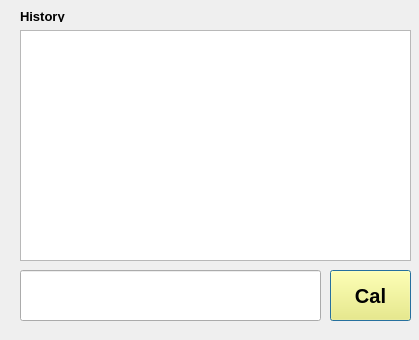
<?xml version="1.0" encoding="UTF-8"?>
<ui version="4.0">
 <class>Dialog</class>
 <widget class="QDialog" name="Dialog">
  <property name="geometry">
   <rect>
    <x>0</x>
    <y>0</y>
    <width>419</width>
    <height>340</height>
   </rect>
  </property>
  <property name="windowTitle">
   <string>Dialog</string>
  </property>
  <widget class="QLineEdit" name="inputbox">
   <property name="geometry">
    <rect>
     <x>20</x>
     <y>270</y>
     <width>301</width>
     <height>51</height>
    </rect>
   </property>
   <property name="font">
    <font>
     <family>AcadEref</family>
     <pointsize>15</pointsize>
    </font>
   </property>
  </widget>
  <widget class="QPushButton" name="calbutton">
   <property name="geometry">
    <rect>
     <x>330</x>
     <y>270</y>
     <width>81</width>
     <height>51</height>
    </rect>
   </property>
   <property name="font">
    <font>
     <pointsize>15</pointsize>
     <weight>75</weight>
     <bold>true</bold>
     <underline>false</underline>
     <strikeout>false</strikeout>
     <kerning>true</kerning>
    </font>
   </property>
   <property name="styleSheet">
    <string notr="true">background-color: rgb(255, 245, 97);
color: rgb(0, 0, 0);</string>
   </property>
   <property name="text">
    <string>Cal</string>
   </property>
   <property name="autoRepeatDelay">
    <number>300</number>
   </property>
  </widget>
  <widget class="QTextBrowser" name="history">
   <property name="geometry">
    <rect>
     <x>20</x>
     <y>30</y>
     <width>391</width>
     <height>231</height>
    </rect>
   </property>
   <property name="font">
    <font>
     <pointsize>15</pointsize>
    </font>
   </property>
  </widget>
  <widget class="QLabel" name="label">
   <property name="geometry">
    <rect>
     <x>20</x>
     <y>10</y>
     <width>56</width>
     <height>12</height>
    </rect>
   </property>
   <property name="font">
    <font>
     <pointsize>10</pointsize>
     <weight>75</weight>
     <bold>true</bold>
    </font>
   </property>
   <property name="text">
    <string>History</string>
   </property>
  </widget>
 </widget>
 <resources/>
 <connections/>
</ui>
